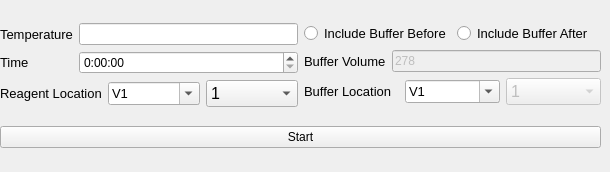
      <widget class="QWidget" name="manReactTab">
       <attribute name="title">
        <string>Manual Reaction</string>
       </attribute>
       <widget class="QWidget" name="">
        <property name="geometry">
         <rect>
          <x>0</x>
          <y>10</y>
          <width>601</width>
          <height>153</height>
         </rect>
        </property>
        <layout class="QVBoxLayout" name="verticalLayout_9">
         <item>
          <layout class="QHBoxLayout" name="horizontalLayout_9">
           <item>
            <layout class="QVBoxLayout" name="verticalLayout_7">
             <item>
              <layout class="QGridLayout" name="gridLayout_8">
               <item row="0" column="0">
                <widget class="QLabel" name="temperaturelabel">
                 <property name="font">
                  <font>
                   <pointsize>10</pointsize>
                  </font>
                 </property>
                 <property name="frameShape">
                  <enum>QFrame::NoFrame</enum>
                 </property>
                 <property name="text">
                  <string>Temperature</string>
                 </property>
                </widget>
               </item>
               <item row="0" column="1">
                <widget class="QLineEdit" name="manRTemp"/>
               </item>
               <item row="2" column="0">
                <widget class="QLabel" name="timelabel">
                 <property name="font">
                  <font>
                   <pointsize>10</pointsize>
                  </font>
                 </property>
                 <property name="text">
                  <string>Time</string>
                 </property>
                </widget>
               </item>
               <item row="2" column="1">
                <widget class="QTimeEdit" name="timeEdit">
                 <property name="displayFormat">
                  <string>h:mm:ss</string>
                 </property>
                </widget>
               </item>
              </layout>
             </item>
             <item>
              <layout class="QHBoxLayout" name="horizontalLayout_8">
               <item>
                <widget class="QLabel" name="Reagentlocationlabel">
                 <property name="font">
                  <font>
                   <pointsize>10</pointsize>
                  </font>
                 </property>
                 <property name="text">
                  <string>Reagent Location</string>
                 </property>
                </widget>
               </item>
               <item>
                <widget class="QComboBox" name="flUtilReactValve">
                 <property name="font">
                  <font>
                   <pointsize>10</pointsize>
                  </font>
                 </property>
                 <property name="editable">
                  <bool>true</bool>
                 </property>
                 <property name="currentIndex">
                  <number>0</number>
                 </property>
                 <property name="modelColumn">
                  <number>0</number>
                 </property>
                 <item>
                  <property name="text">
                   <string>V1</string>
                  </property>
                 </item>
                 <item>
                  <property name="text">
                   <string>V2</string>
                  </property>
                 </item>
                 <item>
                  <property name="text">
                   <string>V3</string>
                  </property>
                 </item>
                </widget>
               </item>
               <item>
                <widget class="QComboBox" name="flUtilReactPort">
                 <property name="font">
                  <font>
                   <pointsize>12</pointsize>
                  </font>
                 </property>
                 <item>
                  <property name="text">
                   <string>1</string>
                  </property>
                 </item>
                 <item>
                  <property name="text">
                   <string>2</string>
                  </property>
                 </item>
                 <item>
                  <property name="text">
                   <string>3</string>
                  </property>
                 </item>
                 <item>
                  <property name="text">
                   <string>4</string>
                  </property>
                 </item>
                 <item>
                  <property name="text">
                   <string>5</string>
                  </property>
                 </item>
                 <item>
                  <property name="text">
                   <string>6</string>
                  </property>
                 </item>
                 <item>
                  <property name="text">
                   <string>7</string>
                  </property>
                 </item>
                 <item>
                  <property name="text">
                   <string>8</string>
                  </property>
                 </item>
                </widget>
               </item>
              </layout>
             </item>
            </layout>
           </item>
           <item>
            <layout class="QVBoxLayout" name="verticalLayout_4">
             <item>
              <layout class="QHBoxLayout" name="horizontalLayout_4">
               <item>
                <widget class="QRadioButton" name="flUtilUseBufferBeforeRadioButton">
                 <property name="font">
                  <font>
                   <pointsize>10</pointsize>
                  </font>
                 </property>
                 <property name="acceptDrops">
                  <bool>false</bool>
                 </property>
                 <property name="text">
                  <string>Include Buffer Before</string>
                 </property>
                 <property name="checkable">
                  <bool>true</bool>
                 </property>
                 <property name="checked">
                  <bool>false</bool>
                 </property>
                 <property name="autoRepeat">
                  <bool>true</bool>
                 </property>
                 <property name="autoExclusive">
                  <bool>false</bool>
                 </property>
                </widget>
               </item>
               <item>
                <widget class="QRadioButton" name="flUtilUseBufferAfterRadioButton">
                 <property name="font">
                  <font>
                   <pointsize>10</pointsize>
                   <strikeout>false</strikeout>
                   <kerning>true</kerning>
                  </font>
                 </property>
                 <property name="mouseTracking">
                  <bool>true</bool>
                 </property>
                 <property name="text">
                  <string>Include Buffer After</string>
                 </property>
                 <property name="autoRepeat">
                  <bool>true</bool>
                 </property>
                 <property name="autoExclusive">
                  <bool>false</bool>
                 </property>
                </widget>
               </item>
              </layout>
             </item>
             <item>
              <layout class="QHBoxLayout" name="horizontalLayout_3">
               <item>
                <widget class="QLabel" name="Buffervolumelabel">
                 <property name="font">
                  <font>
                   <pointsize>10</pointsize>
                  </font>
                 </property>
                 <property name="text">
                  <string>Buffer Volume</string>
                 </property>
                </widget>
               </item>
               <item>
                <widget class="QLineEdit" name="flUtilReactBufferVolume">
                 <property name="enabled">
                  <bool>false</bool>
                 </property>
                 <property name="text">
                  <string>278</string>
                 </property>
                </widget>
               </item>
              </layout>
             </item>
             <item>
              <layout class="QHBoxLayout" name="horizontalLayout_2">
               <item>
                <widget class="QLabel" name="Reagentlocationlabel_2">
                 <property name="font">
                  <font>
                   <pointsize>10</pointsize>
                  </font>
                 </property>
                 <property name="text">
                  <string>Buffer Location</string>
                 </property>
                </widget>
               </item>
               <item>
                <widget class="QComboBox" name="flUtilReactValve_2">
                 <property name="font">
                  <font>
                   <pointsize>10</pointsize>
                  </font>
                 </property>
                 <property name="editable">
                  <bool>true</bool>
                 </property>
                 <property name="currentIndex">
                  <number>0</number>
                 </property>
                 <property name="modelColumn">
                  <number>0</number>
                 </property>
                 <item>
                  <property name="text">
                   <string>V1</string>
                  </property>
                 </item>
                 <item>
                  <property name="text">
                   <string>V2</string>
                  </property>
                 </item>
                 <item>
                  <property name="text">
                   <string>V3</string>
                  </property>
                 </item>
                </widget>
               </item>
               <item>
                <widget class="QComboBox" name="manReactBufferPortSB">
                 <property name="enabled">
                  <bool>false</bool>
                 </property>
                 <property name="font">
                  <font>
                   <pointsize>12</pointsize>
                  </font>
                 </property>
                 <item>
                  <property name="text">
                   <string>1</string>
                  </property>
                 </item>
                 <item>
                  <property name="text">
                   <string>2</string>
                  </property>
                 </item>
                 <item>
                  <property name="text">
                   <string>3</string>
                  </property>
                 </item>
                 <item>
                  <property name="text">
                   <string>4</string>
                  </property>
                 </item>
                 <item>
                  <property name="text">
                   <string>5</string>
                  </property>
                 </item>
                 <item>
                  <property name="text">
                   <string>6</string>
                  </property>
                 </item>
                 <item>
                  <property name="text">
                   <string>7</string>
                  </property>
                 </item>
                 <item>
                  <property name="text">
                   <string>8</string>
                  </property>
                 </item>
                </widget>
               </item>
              </layout>
             </item>
            </layout>
           </item>
          </layout>
         </item>
         <item>
          <widget class="QPushButton" name="manReactPB">
           <property name="text">
            <string>Start</string>
           </property>
          </widget>
         </item>
        </layout>
       </widget>
      </widget>
